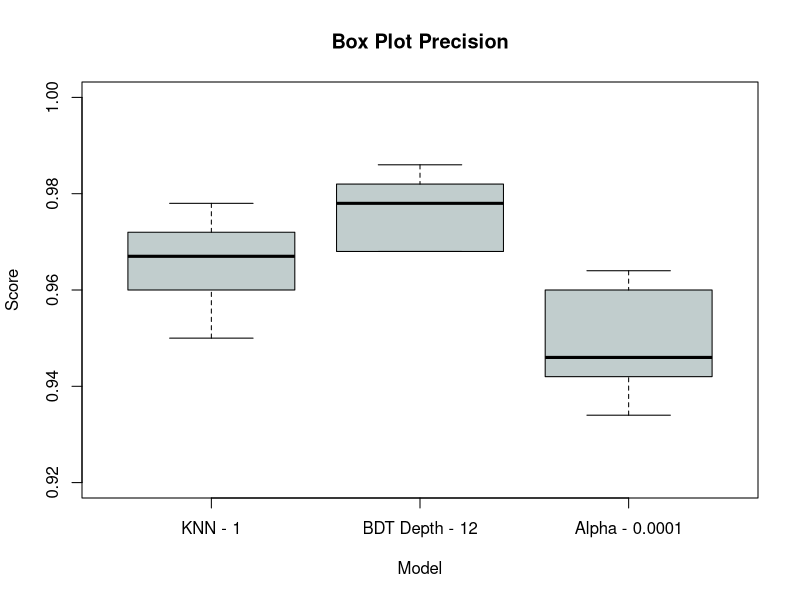
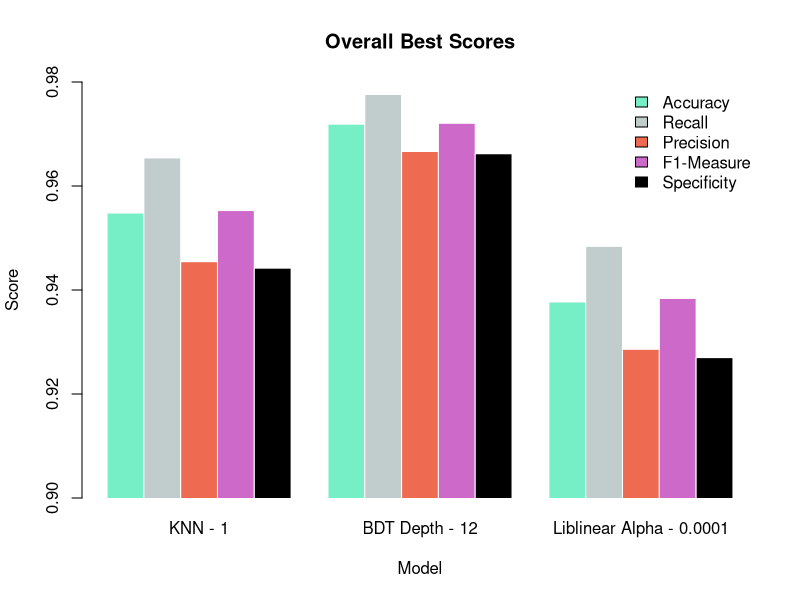

The R script that drew these images, in order:
tab <- read.csv("best_scores.csv",header = FALSE)
transposed <- t(tab)
colnames(transposed) <- c ("KNN - 1","BDT Depth - 12", "Liblinear Alpha - 0.0001")
mat <- as.matrix(transposed)

pdf("./graphs/selected_bar.pdf")
l <- c("Accuracy","Recall","Precision","F1-Measure","Specificity")

barplot(mat, main ="Overall Best Scores",col = c("aquamarine2","azure3","coral2","orchid3","black"),
        beside = TRUE, ylim =c(0.9,0.98), ylab = "Score", xlab = "Model",xpd=FALSE,border="white")
legend("topright", legend = l, 
       fill = c("aquamarine2","azure3","coral2","orchid3","black"), box.lty = 0.5, cex = 1,
)

dev.off()

boxbest <- read.csv("box.csv",header = FALSE)
boxplot(boxbest,xlab="Model",xaxt='n',ylab="Score",ylim=c(0.92,1), main="Box Plot Precision",col="azure3")
axis(1, at=1:3, labels=c("KNN - 1","BDT Depth - 12", "Alpha - 0.0001"))

